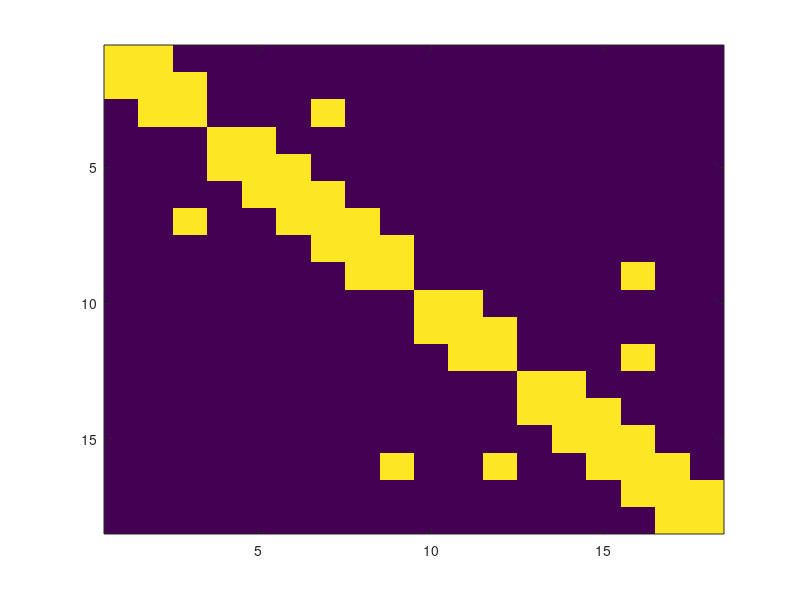

Source code (MATLAB):
Ns=[3 3 3 3 3 3];
CN=cumsum(Ns);
T{1}=[6 5 4 3];
T{2}=[3 2 1];
N=sum(Ns);

A=randi(10,N);
B=randi(10,N,1);
[X Y]=meshgrid(1:N,1:N);
A(abs(X-Y)>1)=0;
for i=1:numel(Ns)-1
    A(CN(i),CN(i)+1)=0;
    A(CN(i)+1,CN(i))=0;
end
for i=1:numel(T)
    for j=1:numel(T{i})-1
        A(CN(T{i}(1)-1)+1,CN(T{i}(j+1)))=randi(10);
        A(CN(T{i}(j+1)),CN(T{i}(1)-1)+1)=randi(10);
    end
end
figure(37434);clf;imagesc(abs(A)>0.001);
RealX=A\B;